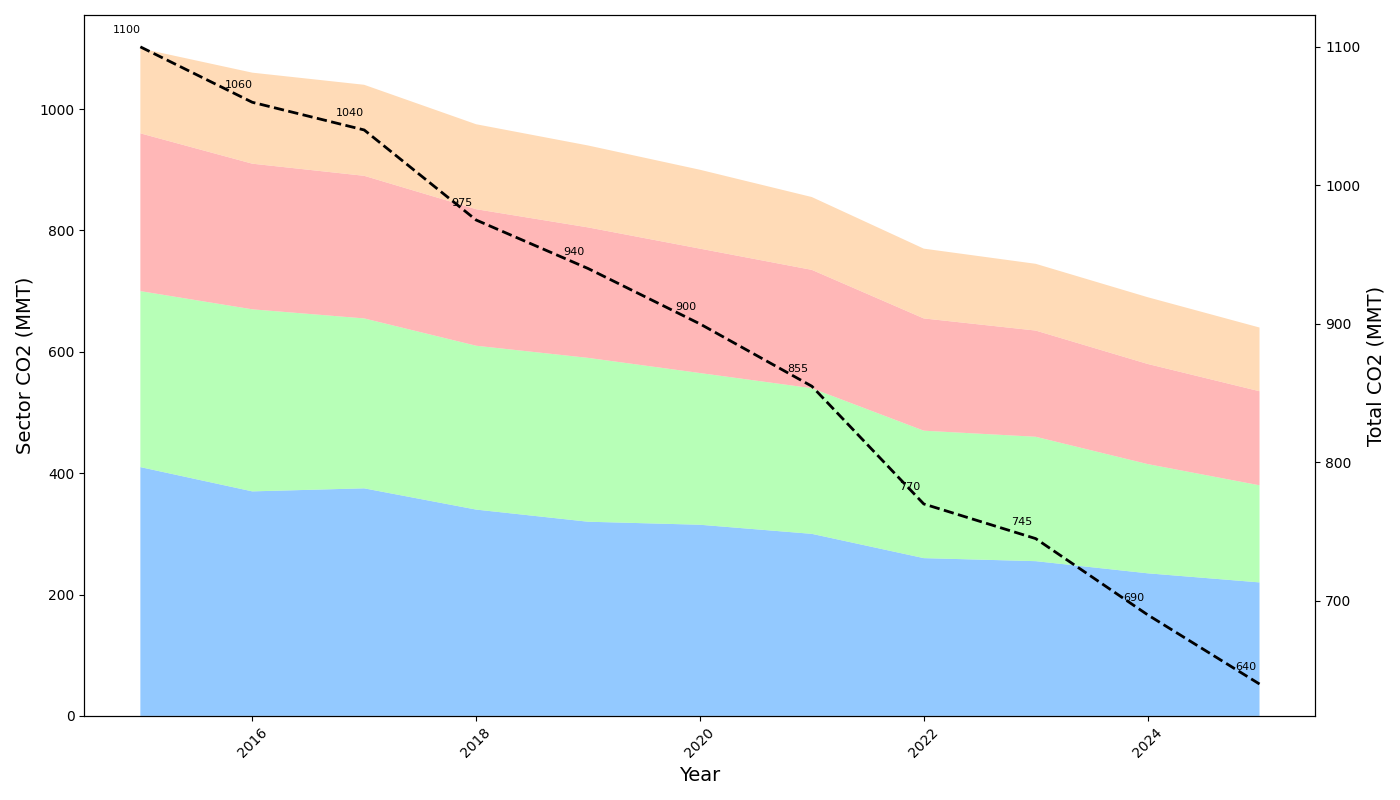

This chart was generated by the following Python code:
import matplotlib.pyplot as plt
import numpy as np

years = np.arange(2015, 2026)
energy = [410, 370, 375, 340, 320, 315, 300, 260, 255, 235, 220]
transport = [290, 300, 280, 270, 270, 250, 240, 210, 205, 180, 160]
industry = [260, 240, 235, 225, 215, 205, 195, 185, 175, 165, 155]
agriculture = [140, 150, 150, 140, 135, 130, 120, 115, 110, 110, 105]
total_emissions = np.array(energy) + np.array(transport) + np.array(industry) + np.array(agriculture)

fig, ax1 = plt.subplots(figsize=(14, 8))
ax2 = ax1.twinx()

ax1.stackplot(years, energy, transport, industry, agriculture, colors=['#66b3ff', '#99ff99', '#ff9999', '#ffcc99'], alpha=0.7)
ax2.plot(years, total_emissions, 'k--', linewidth=2)

for i, value in enumerate(total_emissions):
    ax2.annotate(f'{value}', (years[i], total_emissions[i]), textcoords="offset points", xytext=(-10,10), ha='center', fontsize=8)

ax1.set_xlabel('Year', fontsize=14)
ax1.set_ylabel('Sector CO2 (MMT)', fontsize=14)
ax2.set_ylabel('Total CO2 (MMT)', fontsize=14)

ax1.tick_params(axis='x', labelrotation=45)
plt.tight_layout()
plt.show()
